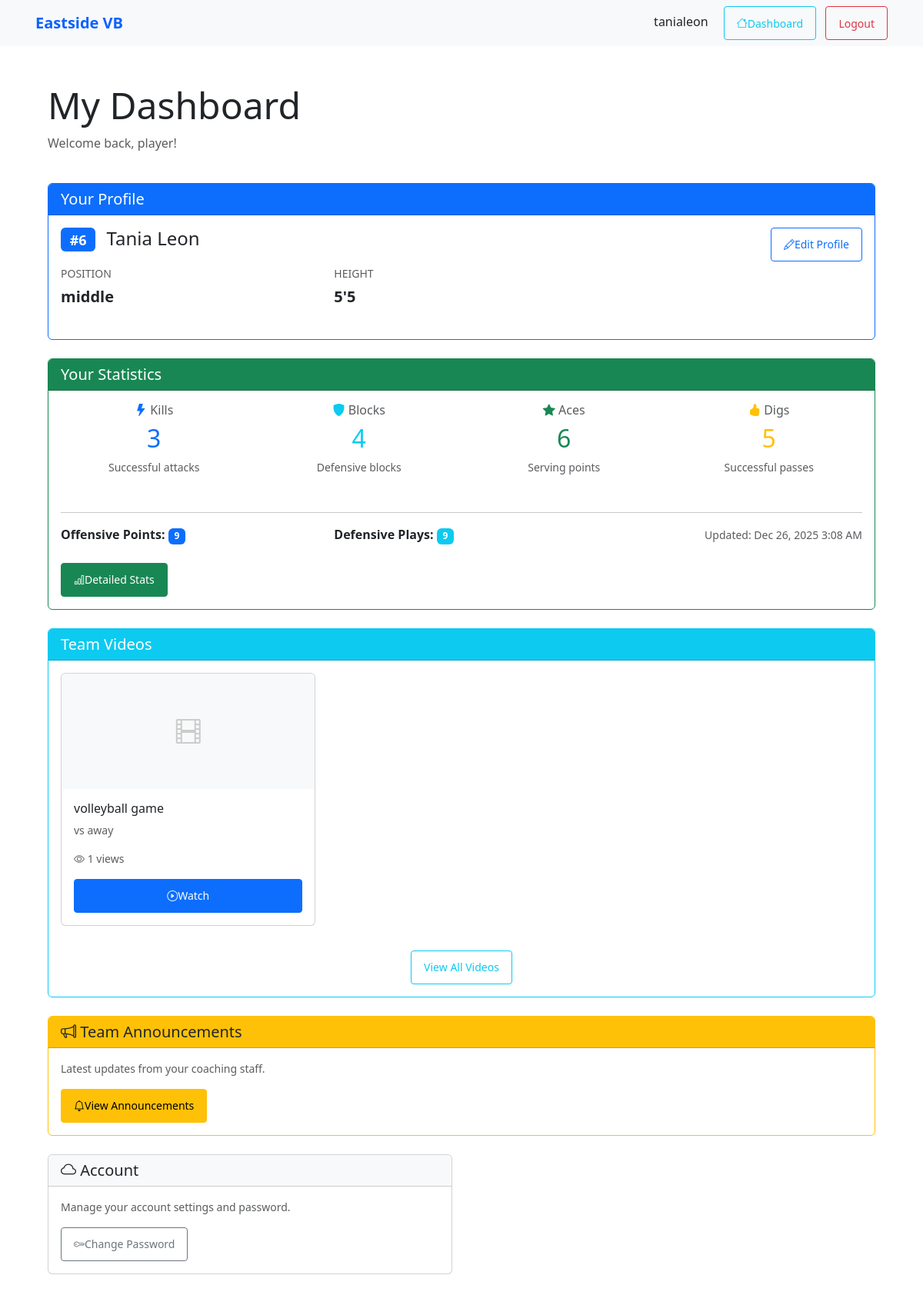
The app's page /dashboard/ (signed in) with its own data.
### team/models.py (models this page shows, shortened)
class Player(models.Model):
    first_name = models.CharField(max_length=50)
    last_name = models.CharField(max_length=50)
    number = models.PositiveSmallIntegerField(null=True, blank=True)
    position = models.CharField(max_length=50, blank=True)
    created_at = models.DateTimeField(default=timezone.now)
    class Meta:
        ordering = ["number", "last_name", "first_name"]

class PlayerProfile(models.Model):
    user = models.OneToOneField(User, on_delete=models.CASCADE)
    player = models.OneToOneField(Player, on_delete=models.SET_NULL, null=True, blank=True)
    position = models.CharField(max_length=50, blank=True)
    height = models.CharField(max_length=10, blank=True)

class PlayerStats(models.Model):
    player = models.OneToOneField(PlayerProfile, on_delete=models.CASCADE)
    kills = models.IntegerField(default=0)
    blocks = models.IntegerField(default=0)
    aces = models.IntegerField(default=0)
    digs = models.IntegerField(default=0)
    updated_at = models.DateTimeField(auto_now=True)

class GameVideo(models.Model):
    GAME_TYPE_FULL = 'full'
    GAME_TYPE_HIGHLIGHT = 'highlight'
    GAME_TYPE_PRACTICE = 'practice'
    GAME_TYPE_CHOICES = [
        (GAME_TYPE_FULL, 'Full Game'),
        (GAME_TYPE_HIGHLIGHT, 'Highlights'),
        (GAME_TYPE_PRACTICE, 'Practice'),
    ]
    title = models.CharField(max_length=200, help_text="e.g., 'State Championship vs Lincoln High'")
    description = models.TextField(blank=True, help_text="Game summary, notes, or highlights")
    game_type = models.CharField(max_length=20, choices=GAME_TYPE_CHOICES, default=GAME_TYPE_FULL)
    game_date = models.DateField(null=True, blank=True, help_text="Date game was played")
    opponent = models.CharField(max_length=200, blank=True, help_text="Opponent team name")
    video = models.FileField(upload_to='videos/%Y/%m/', help_text="MP4, MOV, or MKV (max 2GB)")
    thumbnail = models.ImageField(upload_to='video_thumbnails/%Y/%m/', null=True, blank=True)
    duration_seconds = models.IntegerField(default=0, help_text="Video duration in seconds")
    file_size_mb = models.FloatField(default=0, help_text="File size in MB")
    uploaded_by = models.ForeignKey(User, on_delete=models.CASCADE, related_name='uploaded_videos', help_text="Coach who uploaded")
    is_featured = models.BooleanField(default=False, help_text="Show on home page")
    view_count = models.IntegerField(default=0)
    private = models.BooleanField(default=True, help_text="Only team members can view")
    uploaded_at = models.DateTimeField(auto_now_add=True)
    updated_at = models.DateTimeField(auto_now=True)
    class Meta:
        ordering = ['-game_date', '-uploaded_at']
        indexes = [models.Index(fields=['-game_date']), models.Index(fields=['-uploaded_at'])]

### team/views.py (the view, shortened to what this page needs)
# urls.py: path('dashboard/', player_dashboard, name='player_dashboard'),
@login_required
def player_dashboard(request):
    from .models import Announcement
    from django.contrib.auth.models import User
    from rest_framework.authtoken.models import Token
    token, created = Token.objects.get_or_create(user=request.user)
    try:
        player_profile = request.user.playerprofile
    except PlayerProfile.DoesNotExist:
        return render(request, 'team/player_dashboard.html', {
            'player_profile': None,
            'message': 'Your account is not linked to a player profile yet. Please contact a coach.'
        })
    try:
        stats = player_profile.playerstats
    except PlayerStats.DoesNotExist:
        stats = None
    videos = GameVideo.objects.filter(private=True).order_by('-game_date')[:5]
    player = player_profile.player
    context = {
        'player_profile': player_profile,
        'player': player,
        'stats': stats,
        'videos': videos,
        'is_coach': is_coach(request.user),
    }
    return render(request, 'team/player_dashboard.html', context)

### team/views.py (called while the page is built)
def is_coach(user):
    return user.is_staff or user.is_superuser

### team/templates/team/player_dashboard.html (shortened to what this page needs)
{% extends "base.html" %}
{% block content %}
<div class="container mt-4">
    <div class="row mb-4">
        <div class="col">
            <h1 class="display-5">My Dashboard</h1>
            <p class="text-muted">Welcome back, player!</p>
        </div>
    </div>
    {% if player_profile %}
        <div class="card mb-4 border-primary">
            <div class="card-header bg-primary text-white">
                <h5 class="mb-0">Your Profile</h5>
            </div>
            <div class="card-body">
                <div class="row">
                    <div class="col-md-8">
                        {% if player %}
                            <h4 class="card-title mb-3">
                                {% if player.number %}
                                    <span class="badge bg-primary me-2">#{{ player.number }}</span>
                                {% endif %}
                                {{ player.first_name }} {{ player.last_name }}
                            </h4>
                            <div class="row">
                                {% if player.position %}
                                    <div class="col-md-6 mb-2">
                                        <p class="mb-1"><small class="text-muted">POSITION</small></p>
                                        <p class="fs-5"><strong>{{ player.position }}</strong></p>
                                    </div>
                                {% endif %}
                                {% if player_profile.height %}
                                    <div class="col-md-6 mb-2">
                                        <p class="mb-1"><small class="text-muted">HEIGHT</small></p>
                                        <p class="fs-5"><strong>{{ player_profile.height }}</strong></p>
                                    </div>
                                {% endif %}
                            </div>
                        {% else %}
                            <p class="text-muted">No player profile linked</p>
                        {% endif %}
                    </div>
                    <div class="col-md-4 text-end">
                        <a href="{% url 'team:player-detail' player_profile.pk %}" class="btn btn-sm btn-outline-primary">
                            <i class="bi bi-pencil"></i> Edit Profile
                        </a>
                    </div>
                </div>
            </div>
        </div>
        {% if stats %}
            <div class="card mb-4 border-success">
                <div class="card-header bg-success text-white">
                    <h5 class="mb-0">Your Statistics</h5>
                </div>
                <div class="card-body">
                    <div class="row">
                        <div class="col-md-3 mb-3">
                            <div class="text-center">
                                <h6 class="text-muted mb-2">
                                    <i class="bi bi-lightning-fill text-primary"></i> Kills
                                </h6>
                                <h2 class="text-primary mb-2">{{ stats.kills }}</h2>
                                <p class="small text-muted">Successful attacks</p>
                            </div>
                        </div>
                        <div class="col-md-3 mb-3">
                            <div class="text-center">
                                <h6 class="text-muted mb-2">
                                    <i class="bi bi-shield-fill text-info"></i> Blocks
                                </h6>
                                <h2 class="text-info mb-2">{{ stats.blocks }}</h2>
                                <p class="small text-muted">Defensive blocks</p>
                            </div>
                        </div>
                        <div class="col-md-3 mb-3">
                            <div class="text-center">
                                <h6 class="text-muted mb-2">
                                    <i class="bi bi-star-fill text-success"></i> Aces
                                </h6>
                                <h2 class="text-success mb-2">{{ stats.aces }}</h2>
                                <p class="small text-muted">Serving points</p>
                            </div>
                        </div>
                        <div class="col-md-3 mb-3">
                            <div class="text-center">
                                <h6 class="text-muted mb-2">
                                    <i class="bi bi-hand-thumbs-up-fill text-warning"></i> Digs
                                </h6>
                                <h2 class="text-warning mb-2">{{ stats.digs }}</h2>
                                <p class="small text-muted">Successful passes</p>
                            </div>
                        </div>
                    </div>
                    <hr>
                    <div class="row mt-3">
                        <div class="col-md-4">
                            <p class="mb-2">
                                <strong>Offensive Points:</strong>
                                <span class="badge bg-primary">{{ stats.kills|add:stats.aces }}</span>
                            </p>
                        </div>
                        <div class="col-md-4">
                            <p class="mb-2">
                                <strong>Defensive Plays:</strong>
                                <span class="badge bg-info">{{ stats.blocks|add:stats.digs }}</span>
                            </p>
                        </div>
                        <div class="col-md-4 text-end">
                            <small class="text-muted">
                                Updated: {{ stats.updated_at|date:"M d, Y g:i A" }}
                            </small>
                        </div>
                    </div>
                    <div class="mt-3">
                        <a href="{% url 'team:player_stats_view' player_profile.pk %}" class="btn btn-sm btn-success">
                            <i class="bi bi-bar-chart"></i> Detailed Stats
                        </a>
                    </div>
                </div>
            </div>
        {% endif %}
        <div class="card mb-4 border-info">
            <div class="card-header bg-info text-white">
                <h5 class="mb-0">Team Videos</h5>
            </div>
            <div class="card-body">
                {% if videos %}
                    <div class="row">
                        {% for video in videos %}
                            <div class="col-md-6 col-lg-4 mb-3">
                                <div class="card h-100">
                                    {% if video.thumbnail %}
                                        <img src="{{ video.thumbnail.url }}" class="card-img-top" alt="{{ video.title }}"
                                             style="height: 150px; object-fit: cover;">
                                    {% else %}
                                        <div class="card-img-top bg-light d-flex align-items-center justify-content-center"
                                             style="height: 150px;">
                                            <i class="bi bi-film" style="font-size: 2rem; color: #ccc;"></i>
                                        </div>
                                    {% endif %}
                                    <div class="card-body d-flex flex-column">
                                        <h6 class="card-title">{{ video.title }}</h6>
                                        <p class="card-text small text-muted">
                                            {% if video.opponent %}
                                                vs {{ video.opponent }}
                                            {% endif %}
                                        </p>
                                        <p class="card-text small text-muted">
                                            <i class="bi bi-eye"></i> {{ video.view_count }} views
                                        </p>
                                        <a href="{% url 'team:video_detail' video.pk %}" class="btn btn-sm btn-primary mt-auto">
                                            <i class="bi bi-play-circle"></i> Watch
                                        </a>
                                    </div>
                                </div>
                            </div>
                        {% endfor %}
                    </div>
                    <div class="text-center mt-3">
                        <a href="{% url 'team:video_list' %}" class="btn btn-sm btn-outline-info">
                            View All Videos
                        </a>
                    </div>
                {% else %}
                    <p class="text-muted mb-0">
                        No team videos available yet. Check back soon!
                    </p>
                {% endif %}
            </div>
        </div>
        <div class="card mb-4 border-warning">
            <div class="card-header bg-warning text-dark">
                <h5 class="mb-0"><i class="bi bi-megaphone"></i> Team Announcements</h5>
            </div>
            <div class="card-body">
                <p class="text-muted small mb-3">Latest updates from your coaching staff.</p>
                <a href="{% url 'team:announcement_feed' %}" class="btn btn-sm btn-warning">
                    <i class="bi bi-bell"></i> View Announcements
                </a>
            </div>
        </div>
        <div class="row mb-4">
            <div class="col-md-6">
                <div class="card">
                    <div class="card-header bg-light">
                        <h5 class="mb-0"><i class="bi bi-cloud"></i> Account</h5>
                    </div>
                    <div class="card-body">
                        <p class="text-muted small">Manage your account settings and password.</p>
                        <a href="{% url 'password_change' %}" class="btn btn-sm btn-outline-secondary">
                            <i class="bi bi-key"></i> Change Password
                        </a>
                    </div>
                </div>
            </div>
        </div>
    {% endif %}
</div>
{% endblock %}

### team/templates/base.html (shortened to what this page needs)
<!doctype html>
<html lang="en">
  <head>
    {% load static %}
    <link href="https://cdn.jsdelivr.net/npm/bootstrap@5.3.2/dist/css/bootstrap.min.css" rel="stylesheet">
    <link rel="stylesheet" href="https://cdn.jsdelivr.net/npm/bootstrap-icons@1.11.0/font/bootstrap-icons.css">
    <link rel="stylesheet" href="{% static 'team/css/players.css' %}">
  </head>
  <body>
    <nav class="navbar navbar-expand-lg navbar-light bg-light">
      <div class="container">
        {% block brand %}
        <span class="navbar-brand navbar-brand-static">Eastside VB</span>
        {% endblock %}
        <div class="ms-auto">
          {% if user.is_authenticated %}
            <span class="me-3">{{ user.username }}</span>
            <a class="btn btn-sm btn-outline-info me-2" href="{% url 'team:player_dashboard' %}" title="My Dashboard">
              <i class="bi bi-house"></i> Dashboard
            </a>
            <form method="post" action="{% url 'logout' %}" style="display:inline;">
              <button class="btn btn-sm btn-outline-danger" type="submit">Logout</button>
            </form>
          {% else %}
            <a class="btn btn-sm btn-outline-primary me-2" href="/signup/">Sign up</a>
            <a class="btn btn-sm btn-outline-success" href="/accounts/login/">Login</a>
          {% endif %}
        </div>
      </div>
    </nav>
    <main class="container py-4">
      {% block content %}{% endblock %}
    </main>
  </body>
</html>

### team/static/team/css/players.css (style rules this page uses)
.navbar-brand-static { cursor: default; pointer-events: none; color: #0b61ff; text-decoration: none; font-weight: 600; }

### team/templates/base.html (style rules this page uses)
.navbar-brand-static { cursor: default; pointer-events: none; color: #0b61ff; text-decoration: none; font-weight: 600; }
body { -webkit-font-smoothing: antialiased; -webkit-touch-callout: none; }
.btn { min-height: 44px; min-width: 44px; display: inline-flex; align-items: center; justify-content: center; padding: 0.5rem 1rem; }

### team/templates/team/player_dashboard.html (style rules this page uses)
.card { transition: box-shadow 0.2s; }

### records on screen
Player: number "6", first_name "Tania", last_name "Leon", position "middle"
PlayerProfile: height "5'5"
PlayerStats: kills "3", blocks "4", aces "6", digs "5", kills|add "9", blocks|add "9", updated_at "Dec 26, 2025 3:08 AM"
GameVideo: title "volleyball game", opponent "away", view_count "1"

### other values on screen
{{ user.username }} "tanialeon"
